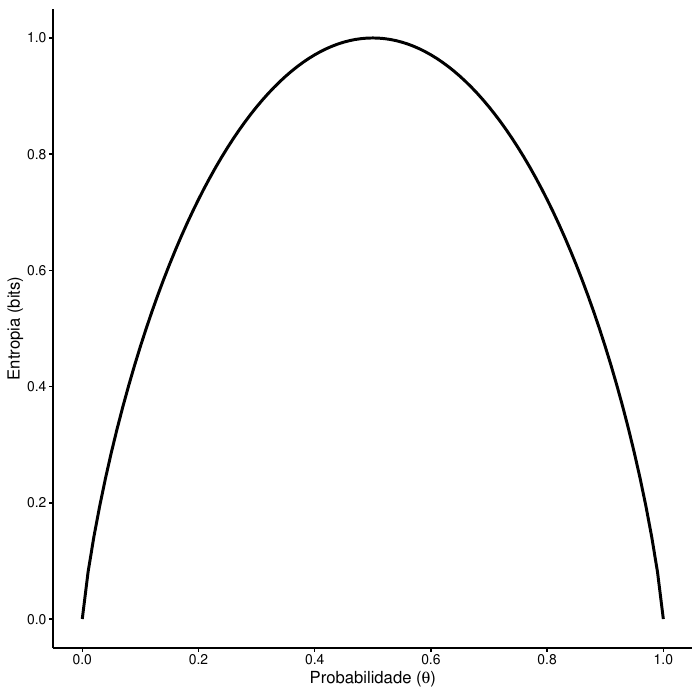

Recreate this plot in R.
# Load required library
library(ggplot2)

# Source the custom theme
source("custom_theme.R")

# Create data frame with probability values from 0 to 1
p <- seq(0, 1, by = 0.01)
entropy <- - (p * log2(p) + (1-p) * log2(1-p))
entropy[is.nan(entropy)] <- 0  # Replace NaN at boundaries with 0
data <- data.frame(p = p, entropy = entropy)

# Create the plot
plot <- ggplot(data, aes(x = p, y = entropy)) +
  geom_line(color = "black", linewidth = 1) +
  labs(
    x = expression("Probabilidade (" * theta * ")"),
    y = "Entropia (bits)"
  ) +
  custom_theme() +
  theme(
    aspect.ratio = 1  # Ensures the plotting area is square
  ) +
  scale_x_continuous(breaks = seq(0, 1, 0.2)) +
  scale_y_continuous(breaks = seq(0, 1, 0.2)) +
  coord_fixed(ratio = 1)  # Ensures 1:1 mapping of data units

# Save as PDF at 7x7 inches
ggsave("binary_entropy.pdf", plot = plot, width = 7, height = 7, device = "pdf")
